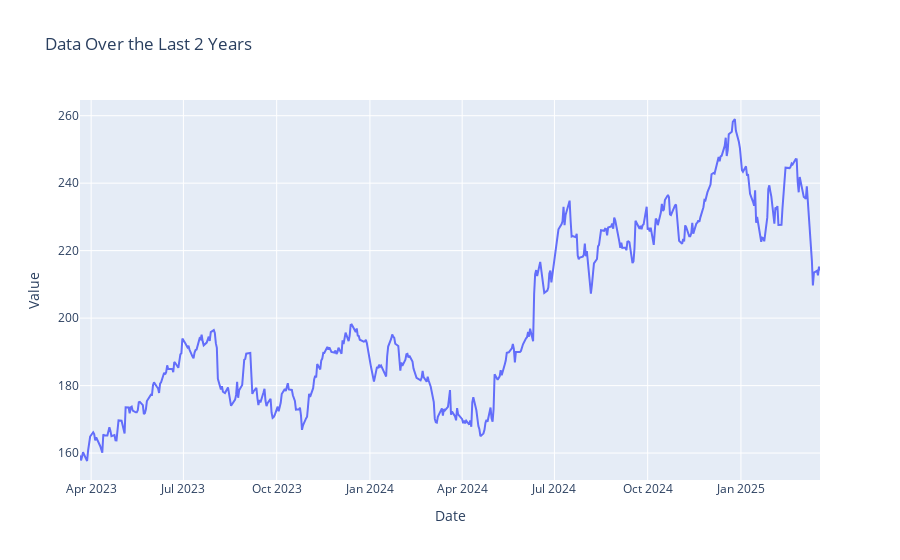

Notebook cell for this chart:
### Code cell
# Create a line plot
fig = px.line(df, 
              x=df.index, 
              y='Close', 
              title='Data Over the Last 2 Years',
              labels={'Close': 'Value', 'index': 'Date'})

# Show the plot
fig.show()

### Figure 1 — Plotly figure (JSON) as saved in the notebook; plotly's stock layout.template omitted (floating-point values rounded to 4 significant figures; data arrays with more than 128 entries replaced by an {"elided": "..."} marker saying what was removed)
{"data": [{"hovertemplate": "Date=%{x}<br>Value=%{y}<extra></extra>", "legendgroup": "", "line": {"color": "#636efa", "dash": "solid"}, "marker": {"symbol": "circle"}, "mode": "lines", "name": "", "orientation": "v", "showlegend": false, "type": "scatter", "x": {"elided": "502 str values"}, "xaxis": "x", "y": {"elided": "502 float values"}, "yaxis": "y"}], "layout": {"legend": {"tracegroupgap": 0}, "title": {"text": "Data Over the Last 2 Years"}, "xaxis": {"anchor": "y", "domain": [0, 1], "title": {"text": "Date"}}, "yaxis": {"anchor": "x", "domain": [0, 1], "title": {"text": "Value"}}}}
